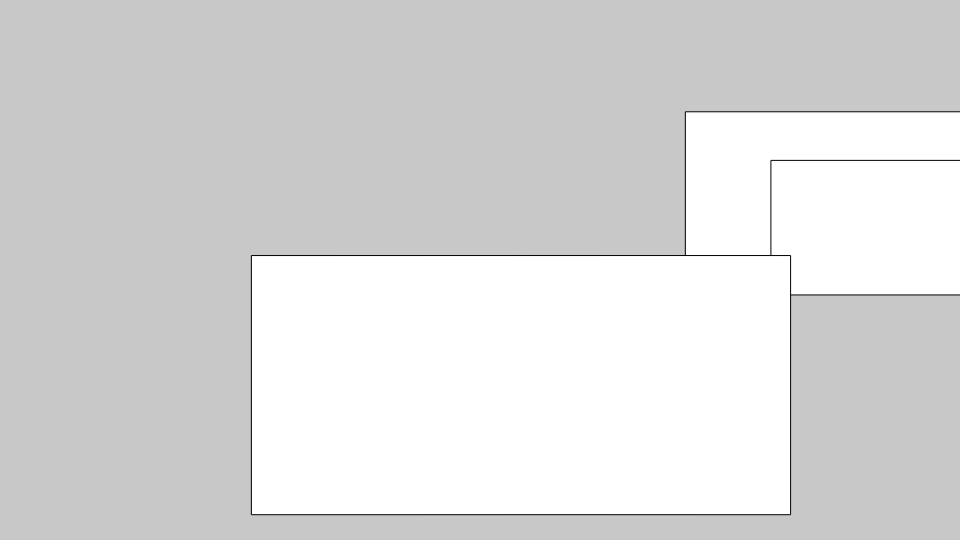
Frame 1 (no input)
Frame 60 (no input): identical to frame 1, image omitted
Frame 120 (the mouse pressed at the canvas centre since frame 60): identical to frame 1, image omitted

The p5.js sketch that drew this single still picture (run headless with seeded random() and noise() and a simulated clock; from frame 60 on, the mouse is pressed at the canvas centre):

// p5.js sketch
// ── sketch.js
var frames = [];

function setup() {
  createCanvas(960, 540);

  for (var i = 0; i < 3; i++) {
    frames[i] = new Frame(random(width), random(height), random(400, 600), random(100, 300), color(255));
  }
}

function draw() {
  background(200);

  for (var i = 0; i < frames.length; i++) {
    frames[i].display();
  }

}

function Frame (xPos, yPos, w, h, color) {
  // a new frame is created with properties selected by the user
  this.xPos = xPos;
  this.yPos = yPos;
  this.w = w;
  this.h = h;
  this.color = color;

  // dragging is set to false initially, as the frame is not being dragged yet
  this.dragging = false;
  this.xOffset = 0;
  this.yOffset = 0;

  // the display functions displays the frame and first checks if it's being dragged
  // if so, the move function is called to update the frame's xPos and yPos
  this.display = function() {
    fill(this.color);

    if(this.dragging === true) {
      this.move(mouseX + this.xOffset, mouseY + this.yOffset);
    }

    rect(this.xPos, this.yPos, this.w, this.h);
  }

  this.move = function(targetX, targetY) {
    this.xPos = targetX;
    this.yPos = targetY;
  }

  // if the clicked function is called, it is checked if the mouse is on top of a frame
  // dragging will be set to true in this case
  this.clicked = function() {
    if(mouseX > this.xPos &&
       mouseX < this.xPos + this.w &&
       mouseY > this.yPos &&
       mouseY < this.yPos + this.h) {
      this.dragging = true;
      this.xOffset = this.xPos - mouseX;
      this.yOffset = this.yPos - mouseY;
    }
  }

  // if the release function is called, dragging will be set to false again, as the user is not dragging anymore
  this.released = function() {
    this.dragging = false;
  }
}

// if the mouse is pressed the clicked function is called on the frame
function mousePressed() {
  for (var i = 0; i < frames.length; i++) {
    frames[i].clicked();
  }
}

// if the mouse is released the released function is called on the frame
function mouseReleased() {
  for (var i = 0; i < frames.length; i++) {
    frames[i].released();
  }
}
